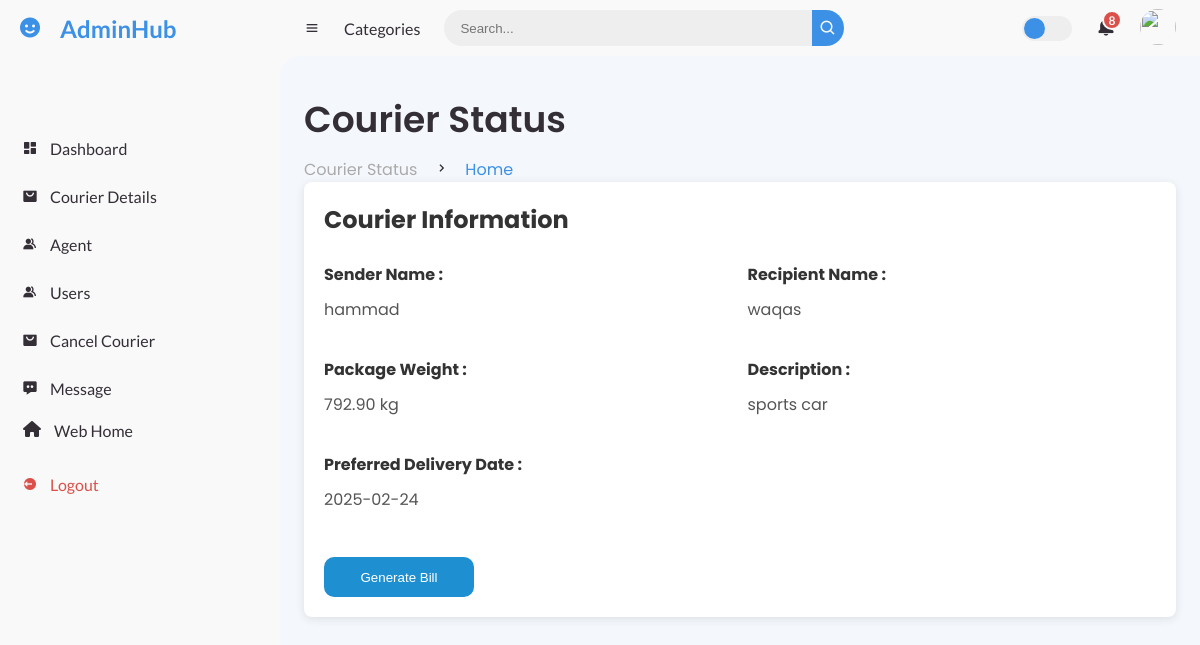
The app's page /admin/courier_status.php?id=11 (signed in) with its own data.
### tables this page shows
CREATE TABLE `registration` (
  `courier_id` int(20) NOT NULL,
  `sender_name` varchar(255) NOT NULL,
  `sender_email` varchar(100) NOT NULL,
  `company_name` varchar(50) NOT NULL,
  `sender_number` varchar(20) NOT NULL,
  `addres` text NOT NULL,
  `r_name` varchar(255) NOT NULL,
  `r_number` varchar(20) NOT NULL,
  `r_addres` text NOT NULL,
  `package_weight` decimal(5,2) NOT NULL,
  `package_dec` text NOT NULL,
  `deilvery_date` date NOT NULL,
  `image` blob NOT NULL,
  `agent_name` varchar(100) NOT NULL,
  `user_id` int(11) NOT NULL,
  `status` varchar(50) NOT NULL DEFAULT 'Pending'
);

### admin/courier_status.php (the view, shortened to what this page needs)
<?php
include "navbar.php";
include "../conn.php";
if (isset($_GET['id'])) {
    $courier_id = $_GET['id'];
    $query = "SELECT * FROM registration WHERE courier_id = ?";
    $stmt = $conn->prepare($query);
    $stmt->bind_param("i", $courier_id);
    $stmt->execute();
    $result = $stmt->get_result();
    $courier = $result->fetch_assoc();
}
?>
<main>
    <div class="head-title">
        <div class="left">
            <h1>Courier Status</h1>
            <ul class="breadcrumb">
                <li><a href="#">Courier Status</a></li>
                <li><i class='bx bx-chevron-right'></i></li>
                <li><a class="active" href="index.php">Home</a></li>
            </ul>
        </div>
    </div>
    <div class="courier-info">
    <h3>Courier Information</h3>
    <div>
        <p class="field-label">Sender Name :</p>
        <p class="field-value"><?php echo $courier['sender_name']; ?></p>
    </div>
    <div>
        <p class="field-label">Recipient Name :</p>
        <p class="field-value"><?php echo $courier['r_name']; ?></p>
    </div>
    <div>
        <p class="field-label">Package Weight :</p>
        <p class="field-value"><?php echo $courier['package_weight']; ?> kg</p>
    </div>
    <div>
        <p class="field-label">Description :</p>
        <p class="field-value"><?php echo $courier['package_dec']; ?></p>
    </div>
    <div>
        <p class="field-label">Preferred Delivery Date :</p>
        <p class="field-value"><?php echo $courier['deilvery_date']; ?></p>
    </div>
    <br>
    <div>
    <div>
    <a href="bill.php?id=<?php echo $courier['courier_id']; ?>"><button type="button" class="btn btn-update">Generate Bill</button></a>
</div>
    </div>
</div>
</main>
</body>
</html>

### admin/style.css (style rules this page uses)
* { margin: 0; padding: 0; box-sizing: border-box; }
a { text-decoration: none; }
li { list-style: none; }
:root { --poppins: 'Poppins', sans-serif; --lato: 'Lato', sans-serif; --light: #F9F9F9; --blue: #3C91E6; --light-blue: #CFE8FF; --grey: #eee; --dark-grey: #AAAAAA; --dark: #342E37; --red: #DB504A; --yellow: #FFCE26; --light-yellow: #FFF2C6; --orange: #FD7238; --light-orange: #FFE0D3; }
html { overflow-x: hidden; }
body { background: var(--grey); overflow-x: hidden; }
#content main { width: 100%; padding: 36px 24px; font-family: var(--poppins); max-height: calc(100vh - 56px); overflow-y: auto; }
#content main .head-title { display: flex; align-items: center; justify-content: space-between; grid-gap: 16px; flex-wrap: wrap; }
#content main .head-title .left h1 { font-size: 36px; font-weight: 600; margin-bottom: 10px; color: var(--dark); }
#content main .head-title .left .breadcrumb { display: flex; align-items: center; grid-gap: 16px; }
#content main .head-title .left .breadcrumb li { color: var(--dark); }
#content main .head-title .left .breadcrumb li a { color: var(--dark-grey); pointer-events: none; }
#content main .head-title .left .breadcrumb li a.active { color: var(--blue); pointer-events: unset; }

### admin/courier_status.php (style rules this page uses)
body { font-family: 'Arial', sans-serif; margin: 0; padding: 0; background-color: #f4f7fc; }
main { padding: 20px; }
.courier-info { background-color: white; padding: 20px; border-radius: 8px; box-shadow: 0 2px 10px rgba(0, 0, 0, 0.1); margin-bottom: 20px; width: 100%; max-width: 100%; margin-bottom: 10px; display: grid; grid-template-columns: 1fr 1fr; gap: 15px; }
.courier-info h3 { font-size: 24px; color: #333; grid-column: span 2; }
.courier-info p { font-size: 16px; margin: 10px 0; }
.courier-info .field-label { font-weight: bold; color: #333; font-size: 16px; }
.courier-info .field-value { font-size: 16px; color: #555; }
.btn-update { width: 150px; margin-top: 20px; background-color: hsl(202, 75%, 47%); height: 40px; color: white; border-radius: 10px; border: none; }

### records on screen
registration: sender_name "hammad", r_name "waqas", package_weight "792.90", package_dec "sports car", deilvery_date "2025-02-24"
